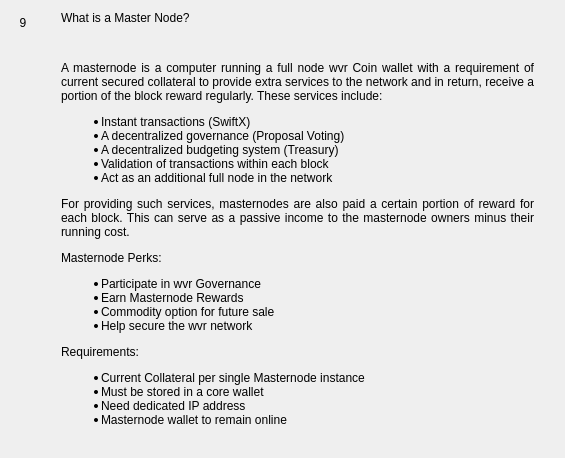
                  <widget class="QWidget" name="widgetFaq9" native="true">
                   <layout class="QHBoxLayout" name="horizontalpage_9" stretch="0,1">
                    <item alignment="Qt::AlignTop">
                     <widget class="QLabel" name="labelNumber9">
                      <property name="minimumSize">
                       <size>
                        <width>24</width>
                        <height>24</height>
                       </size>
                      </property>
                      <property name="maximumSize">
                       <size>
                        <width>16777215</width>
                        <height>24</height>
                       </size>
                      </property>
                      <property name="text">
                       <string>9</string>
                      </property>
                      <property name="alignment">
                       <set>Qt::AlignCenter</set>
                      </property>
                     </widget>
                    </item>
                    <item>
                     <layout class="QVBoxLayout" name="verticalLayoutpage_9">
                      <property name="leftMargin">
                       <number>20</number>
                      </property>
                      <property name="rightMargin">
                       <number>20</number>
                      </property>
                      <item>
                       <widget class="QLabel" name="labelSubtitle9">
                        <property name="text">
                         <string>What is a Master Node?</string>
                        </property>
                        <property name="wordWrap">
                         <bool>true</bool>
                        </property>
                       </widget>
                      </item>
                      <item>
                       <spacer name="verticalSpacer_90">
                        <property name="orientation">
                         <enum>Qt::Vertical</enum>
                        </property>
                        <property name="sizeType">
                         <enum>QSizePolicy::Fixed</enum>
                        </property>
                        <property name="sizeHint" stdset="0">
                         <size>
                          <width>20</width>
                          <height>30</height>
                         </size>
                        </property>
                       </spacer>
                      </item>
                      <item>
                       <widget class="QLabel" name="labelContent9">
                        <property name="text">
                         <string>
                           &lt;html&gt;&lt;head/&gt;&lt;body&gt;&lt;p align=&quot;justify&quot;&gt;
                           A masternode is a computer running a full node wvr Coin wallet with a
                           requirement of current secured collateral to provide extra services
                           to the network and in return, receive a portion of the block reward
                           regularly.  These services include:
                           &lt;/p&gt;&lt;p align=&quot;justify&quot;&gt;

                           &lt;ul&gt;
                           &lt;li&gt;Instant transactions (SwiftX)&lt;/li&gt;
                           &lt;li&gt;A decentralized governance (Proposal Voting)&lt;/li&gt;
                           &lt;li&gt;A decentralized budgeting system (Treasury)&lt;/li&gt;
                           &lt;li&gt;Validation of transactions within each block&lt;/li&gt;
                           &lt;li&gt;Act as an additional full node in the network&lt;/li&gt;
                           &lt;/ul&gt;

                           &lt;/p&gt;&lt;p align=&quot;justify&quot;&gt;
                           For providing such services, masternodes are also paid a certain portion
                           of reward for each block. This can serve as a passive income to the
                           masternode owners minus their running cost.
                           &lt;/p&gt;&lt;p align=&quot;justify&quot;&gt;

                           Masternode Perks:
                           &lt;/p&gt;&lt;p align=&quot;justify&quot;&gt;
                           &lt;ul&gt;
                           &lt;li&gt;Participate in wvr Governance&lt;/li&gt;
                           &lt;li&gt;Earn Masternode Rewards&lt;/li&gt;
                           &lt;li&gt;Commodity option for future sale&lt;/li&gt;
                           &lt;li&gt;Help secure the wvr network&lt;/li&gt;
                           &lt;/ul&gt;
                           &lt;/p&gt;&lt;p align=&quot;justify&quot;&gt;

                           Requirements:
                           &lt;/p&gt;&lt;p align=&quot;justify&quot;&gt;
                           &lt;ul&gt;
                           &lt;li&gt;Current Collateral per single Masternode instance&lt;/li&gt;
                           &lt;li&gt;Must be stored in a core wallet&lt;/li&gt;
                           &lt;li&gt;Need dedicated IP address&lt;/li&gt;
                           &lt;li&gt;Masternode wallet to remain online&lt;/li&gt;
                           &lt;/ul&gt;
                           &lt;/p&gt;&lt;/body&gt;&lt;/html&gt;
                         </string>
                        </property>
                        <property name="alignment">
                         <set>Qt::AlignLeading|Qt::AlignLeft|Qt::AlignTop</set>
                        </property>
                        <property name="wordWrap">
                         <bool>true</bool>
                        </property>
                       </widget>
                      </item>
                      <item>
                       <spacer name="verticalSpacer_91">
                        <property name="orientation">
                         <enum>Qt::Vertical</enum>
                        </property>
                        <property name="sizeHint" stdset="0">
                         <size>
                          <width>20</width>
                          <height>20</height>
                         </size>
                        </property>
                       </spacer>
                      </item>
                     </layout>
                    </item>
                   </layout>
                  </widget>
